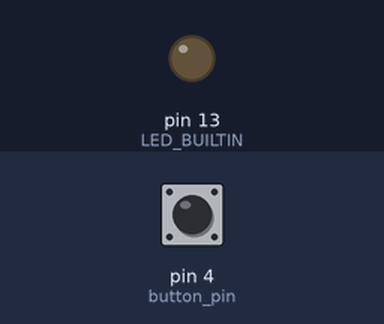
A sketch run on a simulated Arduino Uno, built with avr-gcc and run on an emulated ATmega328P. Parts: output pins drawn as LEDs (lit = HIGH). The inputs (shaded band) are chosen by the test bench; at power-on: pin 4 (button_pin) LOW.

Above: at 1.2 s.
1.3 s: pin 4 (button_pin) pulled HIGH for 0.15 s
At 1.43 s:
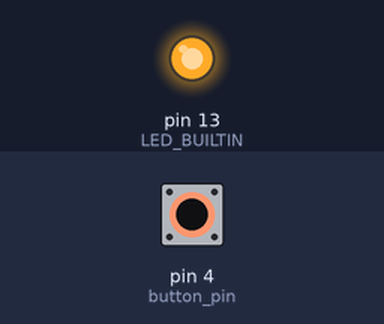
3.0 s: pin 4 (button_pin) pulled HIGH for 3.2 s
At 6.7 s:
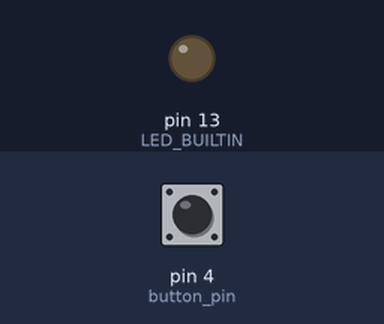
Timing chart, 0 to 8.2 s (numbered marks = the images above; inputs shaded):
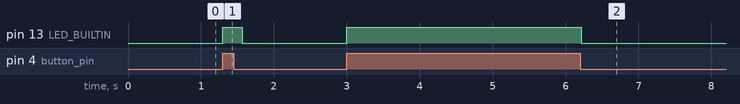

Measured:
- after the input at 1.3 s, pin 13 (LED_BUILTIN): LOW → HIGH at once, → LOW 0.27 s later
- after the input at 3.0 s, pin 13 (LED_BUILTIN): LOW → HIGH at once, → LOW 3.2 s later

The sketch:

IR_Tx.ino
```cpp
#include <IRremote.h>
const byte button_pin = 4;
IRsend irTx;
void setup() {
  pinMode(LED_BUILTIN, OUTPUT);
}
void loop() {
  if (digitalRead(button_pin)) {
    digitalWrite(LED_BUILTIN, HIGH);
    irTx.sendNEC(0x80FFC13E, 32);
    delay(200);
  }
  else digitalWrite(LED_BUILTIN, LOW);
}
```
